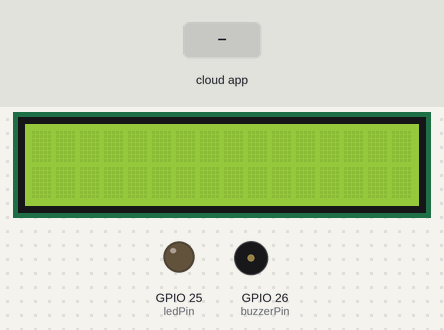
A sketch run on a simulated ESP32. Parts: 16×2 character LCD, output pins drawn as LEDs (lit = HIGH), buzzer (waves = sounding). The inputs (shaded band) are chosen by the test bench. WiFi joins after 1.5 s; servers stay silent unless stated.

Above: at 2.7 s.
2.8 s: the phone or cloud app sets LED_re to 1
At 3.18 s:
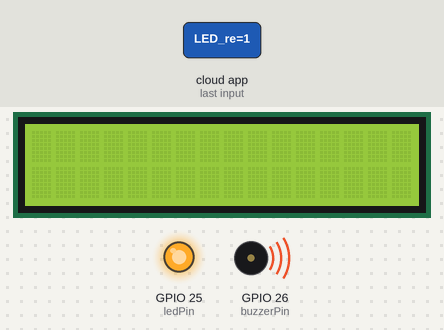
5.3 s: the phone or cloud app sets led_button to 0
At 5.44 s:
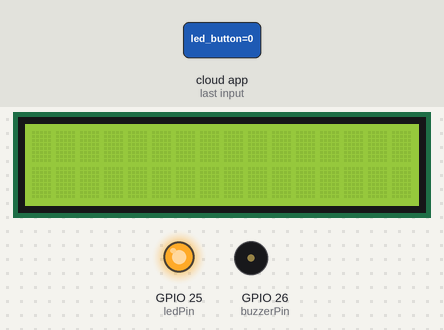
Timing chart, 0 to 8.3 s (numbered marks = the images above; inputs shaded):
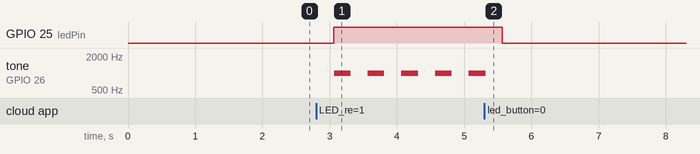

The sketch:

Receiver.ino
```cpp
#include "arduino_secrets.h"
//เรียกใช้ไฟล์ arduino_secrets.h
#include <TridentTD_LineNotify.h> //เรียกใช้ไลบรารีการแจ้งเตือนผ่านไลน์
#include "thingProperties.h" //เรียกใช้ไฟล์ thingProperties.h
#include <ArduinoIoTCloud.h> //เรียกใช้ Cloud ArduinoIoTCloud
//#include <U8g2lib.h> //เรียกใช้จอคำสั่งจอแสดงผล
#include <Wire.h> //ที่ใช้ในการสื่อสารผ่านโปรโตคอล I2C หรือ TWI (Two-Wire Interface) SDA SCL
//SDA สำหรับการส่งข้อมูลไปและกลับระหว่างอุปกรณ์ SCL ส่งสัญญาณนาฬิกาเพื่อกำหนดจังหวะของการส่งข้อมูลในโปรโตคอล I2C
#include <LiquidCrystal_I2C.h>  //เรียกใช้จอคำสั่งจอแสดงผล

//-----------------------------------------------------------------

#define LINE_TOKEN "vgV21EKTQpNudqkPjXJrmdEnPc8V07dSkTcrOv6v7lq" //กำหนดโทเค็นสำหรับ LINE Notify.
//U8G2_SH1106_128X64_NONAME_F_HW_I2C u8g2(U8G2_R0, U8X8_PIN_NONE); //สร้างอ็อบเจ็คต์ u8g2 สำหรับการควบคุมหน้าจอ OLED รุ่น SH1106 ขนาด 128x64 ผ่าน I2C
LiquidCrystal_I2C lcd(0x27, 16, 2); // ตั้งค่า I2C address 0x27 สำหรับ 16 char 2 line LCD
const int ledPin = 25; //กำหนดพินของ LED
unsigned long previousMillis = 0; // กำหนดตัวแปรเพื่อจัดเก็บเวลาล่าสุดที่เหตุการณ์เกิดขึ้น.
const long interval = 5000; //กำหนดช่วงเวลาที่ต้องรอ 5000 (มิลลิวินาที) = 5 วินาที
const int buzzerPin = 26; //กำหนดพินของบัสเซอร์
unsigned long currentMillis; //ประกาศตัวแปรสำหรับจัดเก็บเวลาปัจจุบัน

//-----------------------------------------------------------------

void setup() {
  Serial.begin(9600); //เริ่มต้นการสื่อสารผ่านพอร์ต Serial ด้วยอัตรา 9600
  //u8g2.begin(); //กำหนดการเริ่มต้นหน้าจอ OLED.
  lcd.init();                      // กำหนดการเริ่มต้น LCD
  lcd.backlight();                 // เปิดไฟหลัง LCD
  LINE.setToken(LINE_TOKEN); //กำหนดโทเค็นที่ใช้สำหรับ LINE Notify = LINE_TOKEN
  delay(1500); //รอ 1.5 วินาที
  pinMode(buzzerPin, OUTPUT); //ตั้งค่าพินของบัสเซอร์เพื่อใช้งานเป็น OUTPUT.


  initProperties();


  ArduinoCloud.begin(ArduinoIoTPreferredConnection); //เริ่มต้นการเชื่อมต่อกับ Arduino IoT Cloud

  setDebugMessageLevel(2); //ตั้งค่าระดับของข้อความดีบัก
  ArduinoCloud.printDebugInfo(); //พิมพ์ข้อมูลดีบัก
  pinMode(ledPin, OUTPUT); //ตั้งค่าพินของ LED เพื่อใช้งานเป็น OUTPUT
}

//-----------------------------------------------------------------

void loop() {

  ArduinoCloud.update(); // อัปเดตสถานะการเชื่อมต่อกับ Arduino IoT Cloud
  currentMillis = millis(); // นับเวลาปัจจุบัน (ใน milliseconds) และเก็บค่าไว้ในตัวแปร currentMillis

  if (!led_sos) { //ตรวจสอบว่า led_sos เป็นเท็จหรือไม่
    linenotify(); //เรียกใช้ฟังก์ชัน linenotify
    buzzer(); //เรียกใช้ฟังก์ชัน buzzer
  }

}

//-----------------------------------------------------------------

void buzzer() {  // ฟังก์ชัน buzzer
    if (LED_re) {  // ตรวจสอบว่า LED_re เป็นจริงหรือไม่
        tone(buzzerPin, 1000);  // ส่งสัญญาณเสียงผ่าน Buzzer ที่ pin ที่กำหนด (buzzerPin) ที่ความถี่ 1000 Hz
        delay(250);  // รอเวลา 250 milliseconds

        noTone(buzzerPin);  // ปิดเสียง Buzzer ที่ pin ที่กำหนด
        delay(250);  // รอเวลา 250 milliseconds
    }
}

//-----------------------------------------------------------------

void linenotify() {  // ฟังก์ชัน linenotify
    if (LED_re && (currentMillis - previousMillis >= interval))
    {  // ตรวจสอบว่า LED_re เป็นจริง และผ่านเงื่อนไขเวลา
        previousMillis = currentMillis;  // อัปเดตค่า previousMillis เป็นค่า currentMillis

        LINE.notify("Help Me!!");  // ส่งข้อความ "Help Me!!" ผ่าน LINE Notify
    }
}


//-----------------------------------------------------------------

void onLEDReChange()  {  // ฟังก์ชัน onLEDReChange
    digitalWrite(ledPin, LED_re ? HIGH : LOW);  // เปลี่ยนสถานะของ LED ตามค่า LED_re
}

//-----------------------------------------------------------------

void onLedButtonChange()
{  // ฟังก์ชัน onLedButtonChange
    if (led_button == 1)
    {  // ตรวจสอบค่าของ led_button
        activateSOSMode();  // เรียกใช้ฟังก์ชัน activateSOSMode
    }
    else
    {
        deactivateSOSMode();  // เรียกใช้ฟังก์ชัน deactivateSOSMode
    }
}

//-----------------------------------------------------------------

void activateSOSMode()
{  // ฟังก์ชัน activateSOSMode
    digitalWrite(ledPin, HIGH);  // เปิด LED ที่ pin ที่กำหนด
    LED_re = true;  // ตั้งค่า LED_re เป็นจริง
    displaySOSMessage();  // เรียกใช้ฟังก์ชัน displaySOSMessage
}

//-----------------------------------------------------------------

void deactivateSOSMode()
{  // ฟังก์ชัน deactivateSOSMode
    digitalWrite(ledPin, LOW);  // ปิด LED ที่ pin ที่กำหนด
    LED_re = false;  // ตั้งค่า LED_re เป็นเท็จ
}


//-----------------------------------------------------------------

void displaySOSMessage()
{  // ฟังก์ชัน displaySOSMessage
    /*u8g2.clearBuffer();  // ลบข้อมูลบัฟเฟอร์ของหน้าจอ
    u8g2.setFont(u8g2_font_profont22_tr);  // เลือก font ขนาด 22
    u8g2.drawStr(50, 20, "SOS");  // สร้างข้อความ "SOS" ที่ตำแหน่ง (50, 20)
    u8g2.drawStr(40, 40, "ALERT");  // สร้างข้อความ "ALERT" ที่ตำแหน่ง (40, 40)
    u8g2.sendBuffer();  // ส่งข้อมูลบัฟเฟอร์ไปยังหน้าจอ*/

    lcd.clear();                     // ล้างหน้าจอ LCD
    lcd.setCursor(7, 0);             // ตั้งตำแหน่งเคอร์เซอร์
    lcd.print("SOS");                // พิมพ์ข้อความบน LCD
    lcd.setCursor(6, 1);             // ตั้งตำแหน่งเคอร์เซอร์บนแถวที่สอง
    lcd.print("ALERT");              // พิมพ์ข้อความบน LCD
}


//-----------------------------------------------------------------

void onLedSosChange()  {
}

//-----------------------------------------------------------------
```

arduino_secrets.h
```cpp
#define SECRET_SSID ""
#define SECRET_OPTIONAL_PASS ""
#define SECRET_DEVICE_KEY ""
```

thingProperties.h
```cpp
// Code generated by Arduino IoT Cloud, DO NOT EDIT.

#include <ArduinoIoTCloud.h>
#include <Arduino_ConnectionHandler.h>

const char DEVICE_LOGIN_NAME[]  = "0b9dde28-486f-4ca1-b0fd-de618a32ae09";

const char SSID[]               = SECRET_SSID;    // Network SSID (name)
const char PASS[]               = SECRET_OPTIONAL_PASS;    // Network password (use for WPA, or use as key for WEP)
const char DEVICE_KEY[]  = SECRET_DEVICE_KEY;    // Secret device password

void onLedButtonChange();
void onLEDReChange();
void onLedSosChange();

int led_button;
bool LED_re;
bool led_sos;

void initProperties(){

  ArduinoCloud.setBoardId(DEVICE_LOGIN_NAME);
  ArduinoCloud.setSecretDeviceKey(DEVICE_KEY);
  ArduinoCloud.addProperty(led_button, READWRITE, ON_CHANGE, onLedButtonChange);
  ArduinoCloud.addProperty(LED_re, READWRITE, ON_CHANGE, onLEDReChange);
  ArduinoCloud.addProperty(led_sos, READWRITE, ON_CHANGE, onLedSosChange);

}

WiFiConnectionHandler ArduinoIoTPreferredConnection(SSID, PASS);
```

Measured:
- after the input at 2.8 s, GPIO 25 (ledPin): LOW → HIGH after 0.26 s; tone on GPIO 26 (buzzerPin): alternates 1000 Hz for 0.25 s and silent for 0.25 s, starting after 0.26 s
- after the input at 5.3 s, GPIO 25 (ledPin): HIGH → LOW after 0.27 s; tone on GPIO 26 (buzzerPin): goes on until 5.3 s, then stays silent
